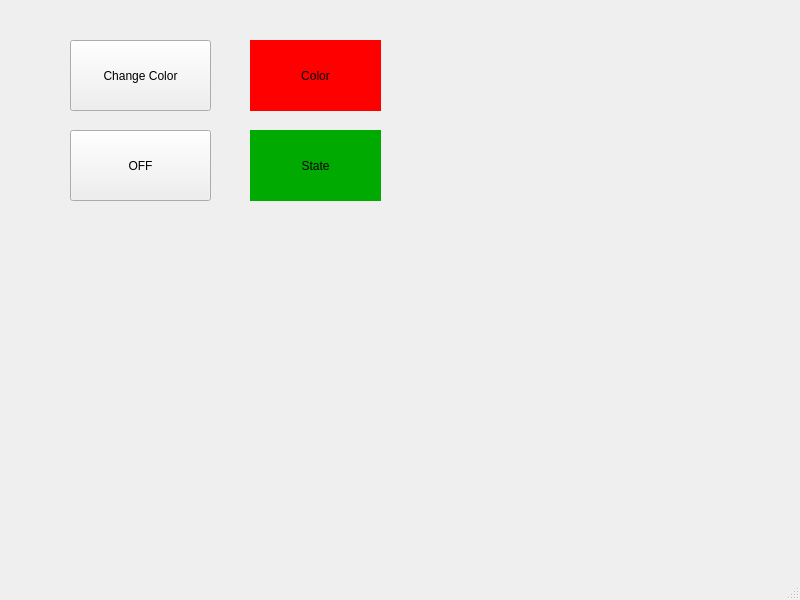
<?xml version="1.0" encoding="UTF-8"?>
<ui version="4.0">
 <class>MainWindow</class>
 <widget class="QMainWindow" name="MainWindow">
  <property name="geometry">
   <rect>
    <x>0</x>
    <y>0</y>
    <width>800</width>
    <height>600</height>
   </rect>
  </property>
  <property name="windowTitle">
   <string>MainWindow</string>
  </property>
  <widget class="QWidget" name="centralwidget">
   <widget class="QPushButton" name="btnPush">
    <property name="geometry">
     <rect>
      <x>70</x>
      <y>40</y>
      <width>141</width>
      <height>71</height>
     </rect>
    </property>
    <property name="text">
     <string>Change Color</string>
    </property>
   </widget>
   <widget class="QPushButton" name="btnCheckable">
    <property name="geometry">
     <rect>
      <x>70</x>
      <y>130</y>
      <width>141</width>
      <height>71</height>
     </rect>
    </property>
    <property name="text">
     <string>OFF</string>
    </property>
    <property name="checkable">
     <bool>true</bool>
    </property>
   </widget>
   <widget class="QLabel" name="lblColor">
    <property name="geometry">
     <rect>
      <x>250</x>
      <y>40</y>
      <width>131</width>
      <height>71</height>
     </rect>
    </property>
    <property name="styleSheet">
     <string notr="true">background-color: rgb(255, 0, 0);</string>
    </property>
    <property name="text">
     <string>Color</string>
    </property>
    <property name="alignment">
     <set>Qt::AlignmentFlag::AlignCenter</set>
    </property>
   </widget>
   <widget class="QLabel" name="lblState">
    <property name="geometry">
     <rect>
      <x>250</x>
      <y>130</y>
      <width>131</width>
      <height>71</height>
     </rect>
    </property>
    <property name="styleSheet">
     <string notr="true">background-color: rgb(0, 170, 0);</string>
    </property>
    <property name="text">
     <string>State</string>
    </property>
    <property name="alignment">
     <set>Qt::AlignmentFlag::AlignCenter</set>
    </property>
   </widget>
  </widget>
  <widget class="QMenuBar" name="menubar">
   <property name="geometry">
    <rect>
     <x>0</x>
     <y>0</y>
     <width>800</width>
     <height>22</height>
    </rect>
   </property>
  </widget>
  <widget class="QStatusBar" name="statusbar"/>
 </widget>
 <resources/>
 <connections/>
</ui>
